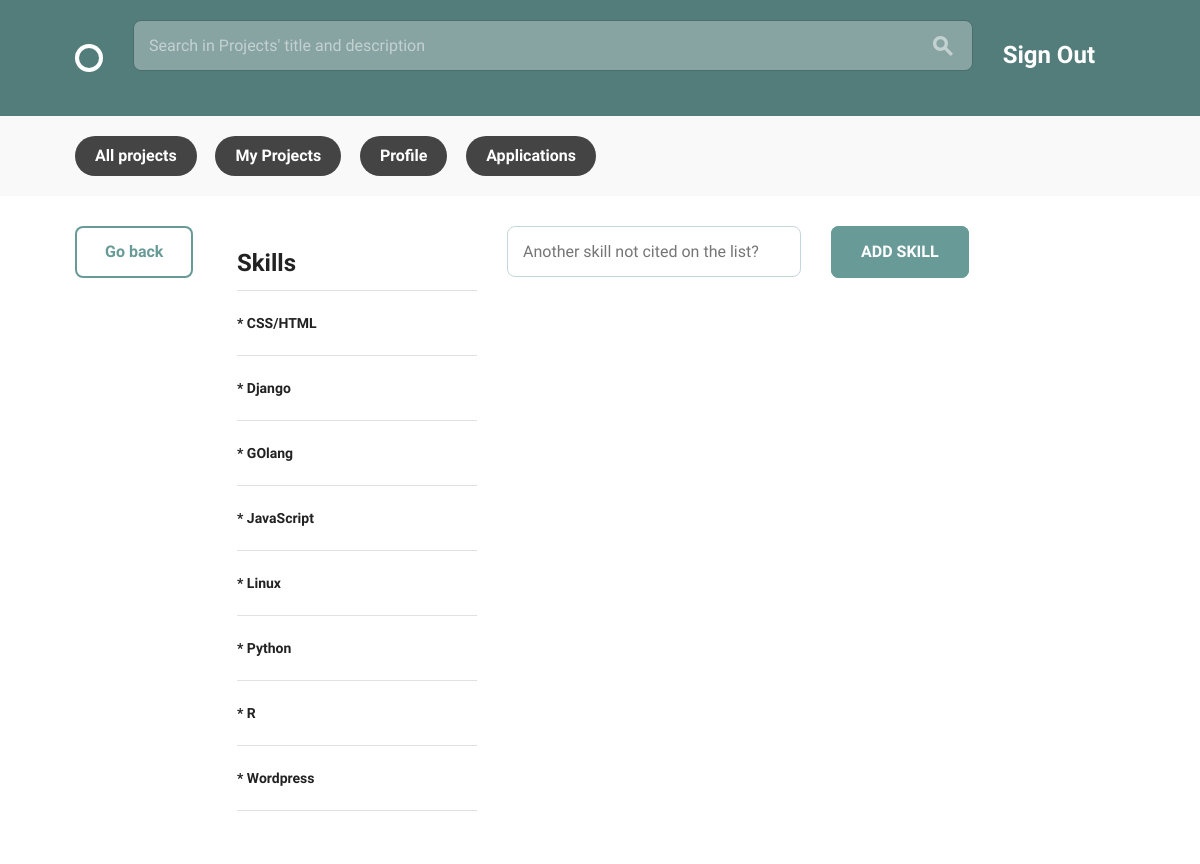
The page /teams/add_skill/ (signed in) on the database as committed earlier.
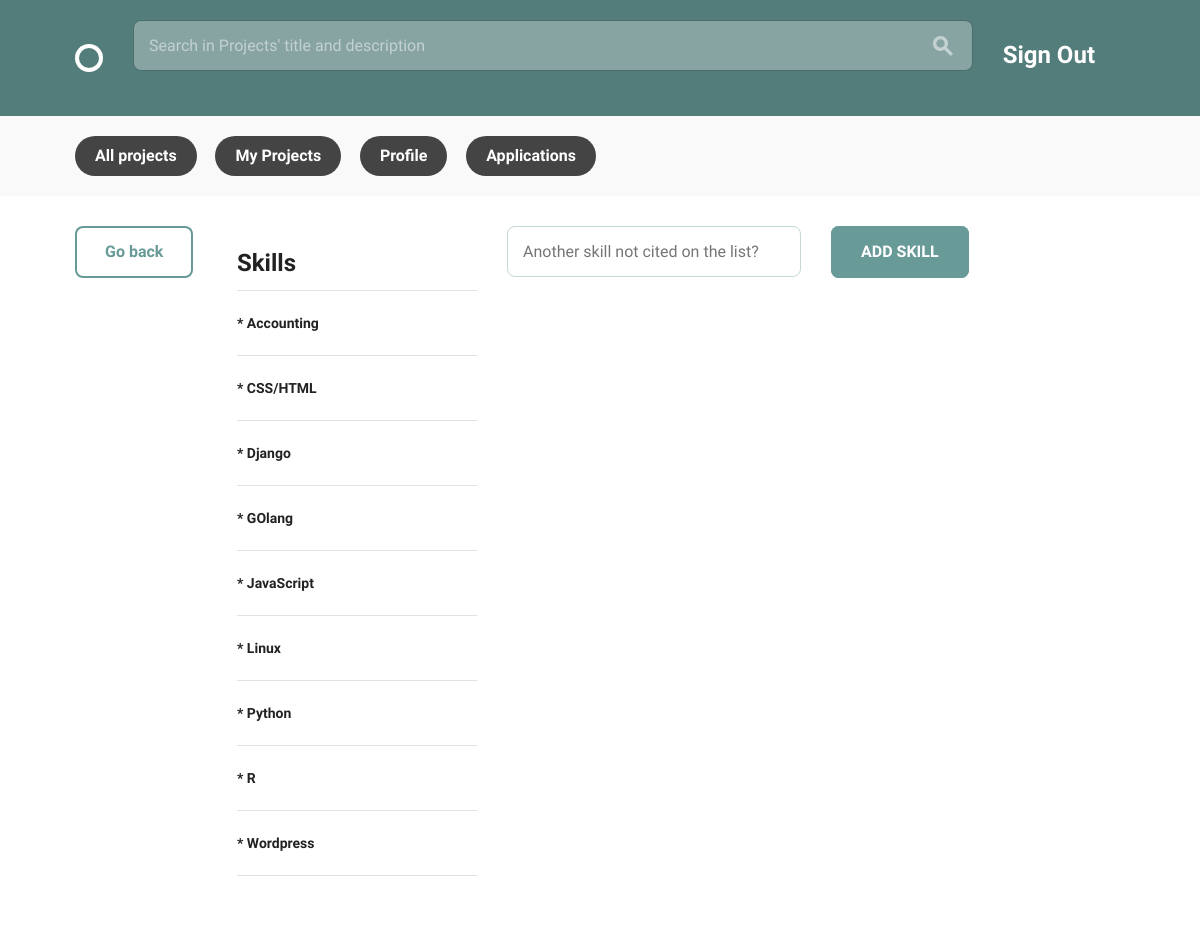
The same page on the database as committed later.
### teams/models.py (models this page shows)
class Skill(models.Model):
    skill_name = models.CharField(max_length=20, blank=True)
    def __str__(self):
        return self.skill_name

### teams/views.py (the view)
@login_required
def add_skills(request):
    if request.method == 'POST':
        new_skill_form = forms.NewSkillForm(request.POST)
        if new_skill_form.is_valid():
            new_skill_form.save()
            messages.success(request, 'New skill added to database!')
            return redirect('teams:add_skills')
    else:
        skills = models.Skill.objects.all()
        skills = skills.extra(order_by = ['skill_name'])
        new_skill_form = forms.NewSkillForm()
    return render(request, 'add_skills.html', {
        'skills': skills, 'new_skill_form': new_skill_form,}
    )

### teams/forms.py
class NewSkillForm(forms.ModelForm):
    skill_name = forms.CharField(max_length=20, label='',
        widget=forms.TextInput(attrs={
            'placeholder': 'Another skill not cited on the list?'}
        )
    )
    class Meta:
        model = models.Skill
        fields = ('skill_name',)

### teams/templates/add_skills.html (shortened to what this page needs)
{% extends 'layout.html' %}
{% load static %}
{% block content %}
<div class="bounds circle--page">
  <div class="grid-15">
    <a class="button" href="{% url 'teams:profile_edit' %}">
      Go back
    </a>
  </div>
  <div class="grid-25">
    <table class="circle--table u-full-width">
      <thead>
        <tr>
          <th> <h2>Skills</h2> </th>
        </tr>
      </thead>
      <tbody>
        {% for skill in skills %}
        <tr>
          <td> <h5> * {{ skill }}</h5> </td>
        </tr>
        {% endfor %}
      </tbody>
    </table>
  </div>
  <form method="POST" action="">
    <div class="grid-30">
      {{ new_skill_form.as_p }}
    </div>
    <div class="grid-15">
      <input type="submit" class="button-primary" value="ADD SKILL">
    </div>
  </form>
</div>
{% endblock %}

Rows that differ between the two databases and show on the page:
added Skill: skill_name "Accounting"
